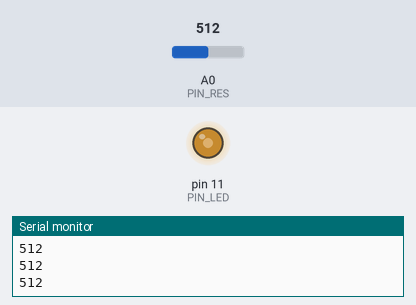
Simulated run of this sketch. Board: Arduino Uno, built with avr-gcc and run on an emulated ATmega328P. On the bench: output pins drawn as LEDs (lit = HIGH), the last lines printed to the serial monitor. The inputs (shaded band) are chosen by the test bench; at power-on: A0 (PIN_RES) = 512.

Above: at 1.3 s.
1.4 s: A0 (PIN_RES) set to 716
At 2.6 s:
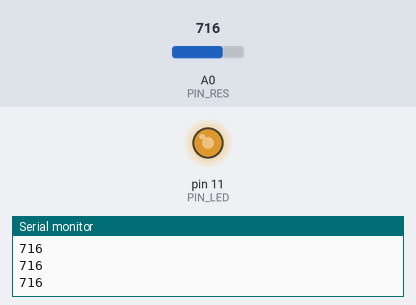
3.0 s: A0 (PIN_RES) set to 900
At 3.7 s:
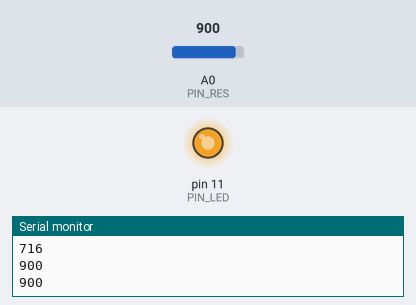
4.5 s: A0 (PIN_RES) set to 122
At 4.9 s:
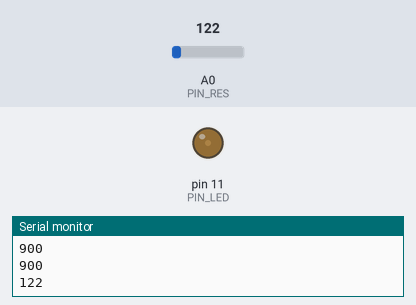
6.0 s: A0 (PIN_RES) set to 0
At 7.3 s:
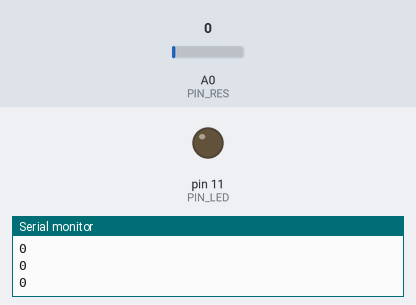
Timing chart, 0 to 8.5 s (numbered marks = the images above; inputs shaded):
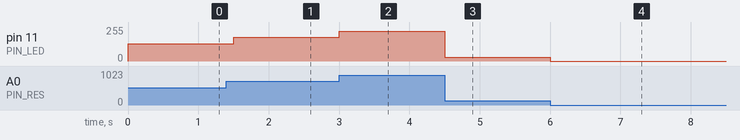

The sketch:

potentiometer.ino
```cpp
#define PIN_RES 0
#define PIN_LED 11

int v;
void setup() {
 	Serial.begin(9600);
 	pinMode(PIN_LED, OUTPUT);
}

void loop() {
	v = analogRead(PIN_RES);
	analogWrite(PIN_LED, v/4);
 	Serial.println(v);
 	delay(500);
}
```

Measured:
- after the input at 1.4 s, pin 11 (PIN_LED): 128/255 → 179/255 after 0.10 s
- after the input at 3.0 s, pin 11 (PIN_LED): 179/255 → 225/255 at once
- after the input at 4.5 s, pin 11 (PIN_LED): 225/255 → 30/255 at once
- after the input at 6.0 s, pin 11 (PIN_LED): 30/255 → 0/255 at once
